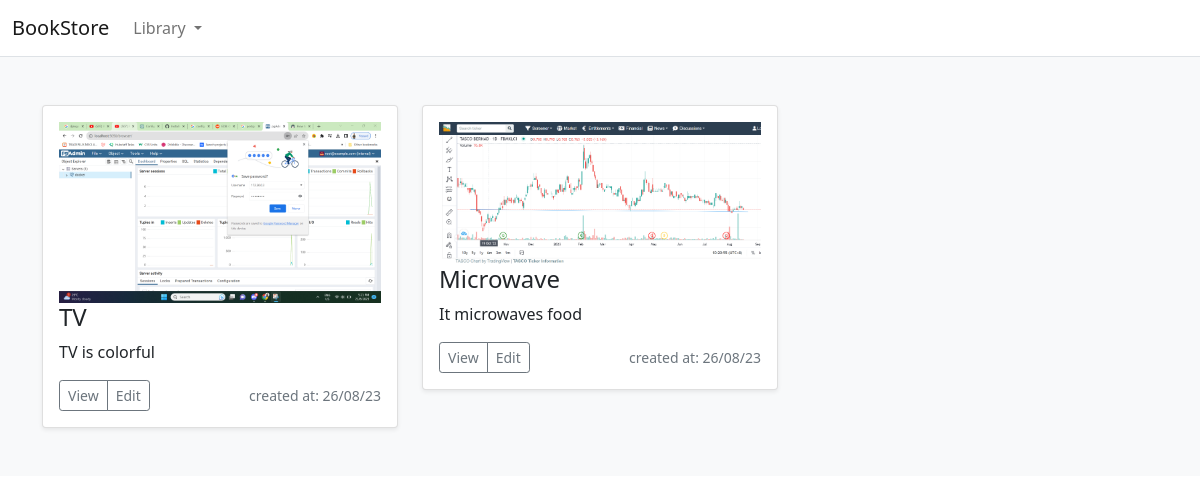
Page /category/electrical/ on the committed database.
### store/models.py (models this page shows, shortened)
class Product(models.Model):
    category = models.ForeignKey(Category,on_delete=models.CASCADE,related_name='product')
    created_by = models.ForeignKey(User ,on_delete=models.CASCADE,related_name="owner")
    title = models.CharField(max_length=255)
    description = models.TextField(blank=True)
    image = models.ImageField(upload_to='images/')
    slug = models.SlugField()
    price = models.DecimalField(max_digits=4,decimal_places=2)
    is_active = models.BooleanField(default=True)
    created_at  = models.DateTimeField(auto_now_add=True)
    updated_at = models.DateTimeField(auto_now=True)
    objects = models.Manager()
    product = ProductManager()
    class Meta:
        verbose_name_plural= 'products'
        ordering = ['-created_at'] #order by latest created at
    def get_absolute_url(self):
        return reverse("store:product_detail", args=[self.id])

### store/views.py (the view)
# urls.py: path('category/<slug:category_slug>/',views.category_list,name='category_list'),
def category_list(request, category_slug):
    products = Product.objects.filter(category__slug=category_slug).prefetch_related('category')
    return render(request,'store/category.html',{'products':products,'category':category_slug})

### store/context_processors.py (called while the page is built)
def all_categories(request):
    categories = Category.objects.all()
    return {
        'categories':categories
    }

### store/models.py (called while the page is built)
    def get_absolute_url(self):
        return reverse("store:category_list", args=[self.slug])

### store/templates/store/category.html (shortened to what this page needs)
{% extends './base.html' %}
{% load static %}
{%block content%}
<div class="album py-5 bg-light">
    <div class="container">
        <div class="row">
            {% for product in products %}
                <div class="col-4">
                    <div class="card shadow-sm">
                        <div class="card-body">
                            <img class='img-fluid' alt="Responsive image" src="{{ product.image.url }}">
                            <h4>{{ product.title }}</h4>
                            <p class="card-text">{{ product.description }}</p>
                            <div class="d-flex justify-content-between align-items-center">
                                <div class="btn-group">
                                    <button type="button" class="btn btn-sm btn-outline-secondary" onclick="location.href='{{ product.get_absolute_url }}'">View</button>
                                    <button type="button" class="btn btn-sm btn-outline-secondary">Edit</button>
                                </div>
                                <small class="text-muted">created at: {{ product.created_at | date:"d/m/y" }}</small>
                            </div>
                        </div>
                    </div>
                </div>
            {% endfor %}
        </div>
    </div>
</div>
{%endblock%}

### rows in the picture
Product: image (picture), title "TV", description "TV is colorful", created_at "26/08/23"
Product: image (picture), title "Microwave", description "It microwaves food", created_at "26/08/23"
